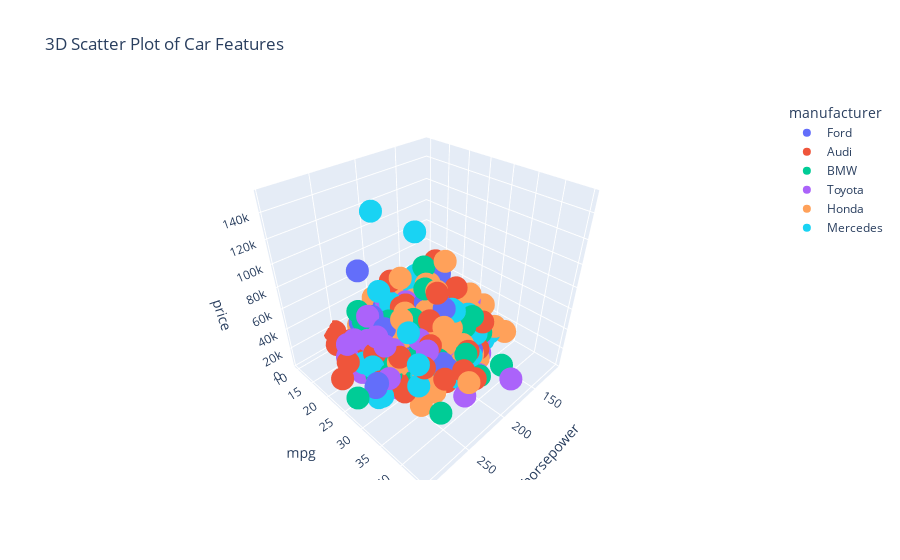

Notebook source saved alongside this figure:
### Markdown cell above
### Interactive 3D Scatter Plot

We can extend this to three dimensions to visualize relationships between price, horsepower, and mpg:

### Code cell
fig = px.scatter_3d(df, x='horsepower', y='mpg', z='price', color='manufacturer',
                    hover_data=['age'],
                    title='3D Scatter Plot of Car Features')

fig.show()

### Figure 1 — Plotly figure (JSON) as saved in the notebook; plotly's stock layout.template omitted (floating-point values rounded to 4 significant figures; data arrays with more than 128 entries replaced by an {"elided": "..."} marker saying what was removed)
{"data": [{"customdata": {"elided": "142x1 int values"}, "hovertemplate": "manufacturer=Ford<br>horsepower=%{x}<br>mpg=%{y}<br>price=%{z}<br>age=%{customdata[0]}<extra></extra>", "legendgroup": "Ford", "marker": {"color": "#636efa", "symbol": "circle"}, "mode": "markers", "name": "Ford", "scene": "scene", "showlegend": true, "type": "scatter3d", "x": {"elided": "142 float values"}, "y": {"elided": "142 float values"}, "z": {"elided": "142 float values"}}, {"customdata": {"elided": "169x1 int values"}, "hovertemplate": "manufacturer=Audi<br>horsepower=%{x}<br>mpg=%{y}<br>price=%{z}<br>age=%{customdata[0]}<extra></extra>", "legendgroup": "Audi", "marker": {"color": "#EF553B", "symbol": "circle"}, "mode": "markers", "name": "Audi", "scene": "scene", "showlegend": true, "type": "scatter3d", "x": {"elided": "169 float values"}, "y": {"elided": "169 float values"}, "z": {"elided": "169 float values"}}, {"customdata": {"elided": "160x1 int values"}, "hovertemplate": "manufacturer=BMW<br>horsepower=%{x}<br>mpg=%{y}<br>price=%{z}<br>age=%{customdata[0]}<extra></extra>", "legendgroup": "BMW", "marker": {"color": "#00cc96", "symbol": "circle"}, "mode": "markers", "name": "BMW", "scene": "scene", "showlegend": true, "type": "scatter3d", "x": {"elided": "160 float values"}, "y": {"elided": "160 float values"}, "z": {"elided": "160 float values"}}, {"customdata": {"elided": "161x1 int values"}, "hovertemplate": "manufacturer=Toyota<br>horsepower=%{x}<br>mpg=%{y}<br>price=%{z}<br>age=%{customdata[0]}<extra></extra>", "legendgroup": "Toyota", "marker": {"color": "#ab63fa", "symbol": "circle"}, "mode": "markers", "name": "Toyota", "scene": "scene", "showlegend": true, "type": "scatter3d", "x": {"elided": "161 float values"}, "y": {"elided": "161 float values"}, "z": {"elided": "161 float values"}}, {"customdata": {"elided": "201x1 int values"}, "hovertemplate": "manufacturer=Honda<br>horsepower=%{x}<br>mpg=%{y}<br>price=%{z}<br>age=%{customdata[0]}<extra></extra>", "legendgroup": "Honda", "marker": {"color": "#FFA15A", "symbol": "circle"}, "mode": "markers", "name": "Honda", "scene": "scene", "showlegend": true, "type": "scatter3d", "x": {"elided": "201 float values"}, "y": {"elided": "201 float values"}, "z": {"elided": "201 float values"}}, {"customdata": {"elided": "167x1 int values"}, "hovertemplate": "manufacturer=Mercedes<br>horsepower=%{x}<br>mpg=%{y}<br>price=%{z}<br>age=%{customdata[0]}<extra></extra>", "legendgroup": "Mercedes", "marker": {"color": "#19d3f3", "symbol": "circle"}, "mode": "markers", "name": "Mercedes", "scene": "scene", "showlegend": true, "type": "scatter3d", "x": {"elided": "167 float values"}, "y": {"elided": "167 float values"}, "z": {"elided": "167 float values"}}], "layout": {"legend": {"title": {"text": "manufacturer"}, "tracegroupgap": 0}, "scene": {"domain": {"x": [0, 1], "y": [0, 1]}, "xaxis": {"title": {"text": "horsepower"}}, "yaxis": {"title": {"text": "mpg"}}, "zaxis": {"title": {"text": "price"}}}, "title": {"text": "3D Scatter Plot of Car Features"}}}
